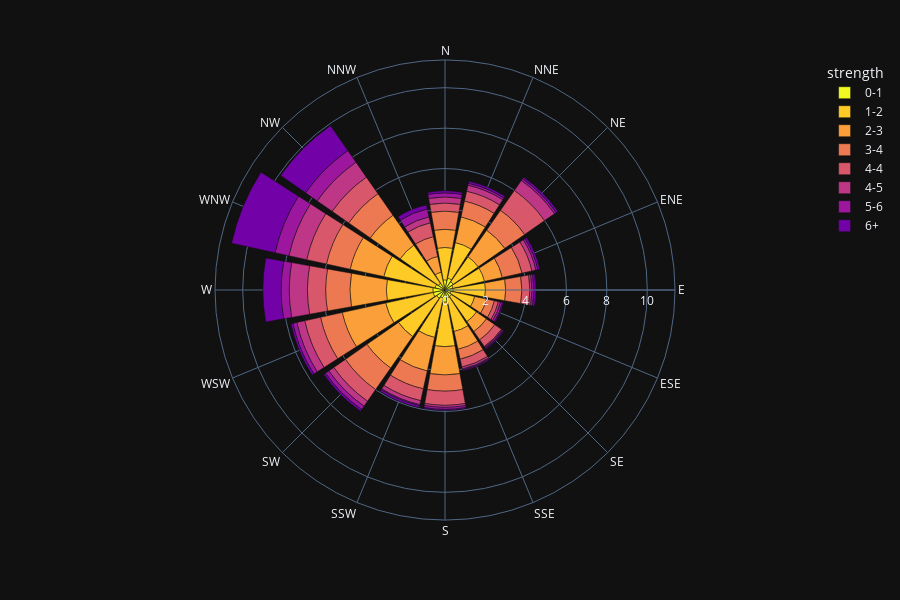

Here is the notebook cell this chart was saved with:
### Code cell
df_wind = px.data.wind()
fig = px.bar_polar(df_wind,
                   r='frequency',
                   theta='direction',
                   height=600,
                   color='strength',
                   template='plotly_dark',
                   color_discrete_sequence=px.colors.sequential.Plasma_r)
fig.show()

### Figure 1 — Plotly figure (JSON) as saved in the notebook; plotly's stock layout.template omitted (floating-point values rounded to 4 significant figures)
{"data": [{"hovertemplate": "strength=0-1<br>frequency=%{r}<br>direction=%{theta}<extra></extra>", "legendgroup": "0-1", "marker": {"color": "#f0f921", "pattern": {"shape": ""}}, "name": "0-1", "r": [0.5, 0.6, 0.5, 0.4, 0.4, 0.3, 0.4, 0.4, 0.6, 0.4, 0.5, 0.6, 0.6, 0.5, 0.4, 0.1], "showlegend": true, "subplot": "polar", "theta": ["N", "NNE", "NE", "ENE", "E", "ESE", "SE", "SSE", "S", "SSW", "SW", "WSW", "W", "WNW", "NW", "NNW"], "type": "barpolar"}, {"hovertemplate": "strength=1-2<br>frequency=%{r}<br>direction=%{theta}<extra></extra>", "legendgroup": "1-2", "marker": {"color": "#fdca26", "pattern": {"shape": ""}}, "name": "1-2", "r": [1.6, 1.8, 1.5, 1.6, 1.6, 1.2, 1.5, 1.7, 2.2, 2, 2.3, 2.4, 2.3, 2.6, 2.3, 0.8], "showlegend": true, "subplot": "polar", "theta": ["N", "NNE", "NE", "ENE", "E", "ESE", "SE", "SSE", "S", "SSW", "SW", "WSW", "W", "WNW", "NW", "NNW"], "type": "barpolar"}, {"hovertemplate": "strength=2-3<br>frequency=%{r}<br>direction=%{theta}<extra></extra>", "legendgroup": "2-3", "marker": {"color": "#fb9f3a", "pattern": {"shape": ""}}, "name": "2-3", "r": [0.9, 1.3, 1.6, 0.9, 1, 0.6, 0.6, 0.9, 1.4, 1.7, 1.9, 2.2, 1.8, 1.7, 1.8, 0.8], "showlegend": true, "subplot": "polar", "theta": ["N", "NNE", "NE", "ENE", "E", "ESE", "SE", "SSE", "S", "SSW", "SW", "WSW", "W", "WNW", "NW", "NNW"], "type": "barpolar"}, {"hovertemplate": "strength=3-4<br>frequency=%{r}<br>direction=%{theta}<extra></extra>", "legendgroup": "3-4", "marker": {"color": "#ed7953", "pattern": {"shape": ""}}, "name": "3-4", "r": [0.9, 0.8, 1.2, 1, 0.8, 0.4, 0.5, 0.5, 0.8, 0.9, 1.3, 1.1, 1.2, 1.2, 1.3, 1], "showlegend": true, "subplot": "polar", "theta": ["N", "NNE", "NE", "ENE", "E", "ESE", "SE", "SSE", "S", "SSW", "SW", "WSW", "W", "WNW", "NW", "NNW"], "type": "barpolar"}, {"hovertemplate": "strength=4-4<br>frequency=%{r}<br>direction=%{theta}<extra></extra>", "legendgroup": "4-4", "marker": {"color": "#d8576b", "pattern": {"shape": ""}}, "name": "4-4", "r": [0.4, 0.5, 1.2, 0.5, 0.4, 0.2, 0.4, 0.4, 0.7, 0.6, 0.7, 0.8, 0.9, 1, 1, 0.7], "showlegend": true, "subplot": "polar", "theta": ["N", "NNE", "NE", "ENE", "E", "ESE", "SE", "SSE", "S", "SSW", "SW", "WSW", "W", "WNW", "NW", "NNW"], "type": "barpolar"}, {"hovertemplate": "strength=4-5<br>frequency=%{r}<br>direction=%{theta}<extra></extra>", "legendgroup": "4-5", "marker": {"color": "#bd3786", "pattern": {"shape": ""}}, "name": "4-5", "r": [0.3, 0.3, 0.6, 0.2, 0.1, 0.1, 0.05, 0.1, 0.1, 0.2, 0.3, 0.4, 0.9, 0.9, 0.9, 0.3], "showlegend": true, "subplot": "polar", "theta": ["N", "NNE", "NE", "ENE", "E", "ESE", "SE", "SSE", "S", "SSW", "SW", "WSW", "W", "WNW", "NW", "NNW"], "type": "barpolar"}, {"hovertemplate": "strength=5-6<br>frequency=%{r}<br>direction=%{theta}<extra></extra>", "legendgroup": "5-6", "marker": {"color": "#9c179e", "pattern": {"shape": ""}}, "name": "5-6", "r": [0.2, 0.1, 0.1, 0.1, 0.1, 0.1, 0.05, 0.05, 0.1, 0.05, 0.2, 0.2, 0.4, 0.7, 0.7, 0.4], "showlegend": true, "subplot": "polar", "theta": ["N", "NNE", "NE", "ENE", "E", "ESE", "SE", "SSE", "S", "SSW", "SW", "WSW", "W", "WNW", "NW", "NNW"], "type": "barpolar"}, {"hovertemplate": "strength=6+<br>frequency=%{r}<br>direction=%{theta}<extra></extra>", "legendgroup": "6+", "marker": {"color": "#7201a8", "pattern": {"shape": ""}}, "name": "6+", "r": [0.1, 0.1, 0.1, 0.1, 0.1, 0.05, 0.05, 0.05, 0.05, 0.1, 0.1, 0.1, 0.9, 2.2, 1.5, 0.2], "showlegend": true, "subplot": "polar", "theta": ["N", "NNE", "NE", "ENE", "E", "ESE", "SE", "SSE", "S", "SSW", "SW", "WSW", "W", "WNW", "NW", "NNW"], "type": "barpolar"}], "layout": {"barmode": "relative", "height": 600, "legend": {"title": {"text": "strength"}, "tracegroupgap": 0}, "margin": {"t": 60}, "polar": {"angularaxis": {"direction": "clockwise", "rotation": 90}, "domain": {"x": [0, 1], "y": [0, 1]}}}}
